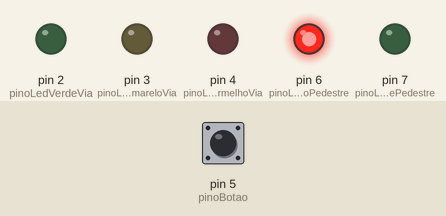
Bench run of a sketch on a simulated Arduino Uno, built with avr-gcc and run on an emulated ATmega328P. Shown: output pins drawn as LEDs (lit = HIGH). The test bench sets the inputs (shaded band); at power-on: pin 5 (pinoBotao) LOW.

Above: at 1.2 s.
1.3 s: pin 5 (pinoBotao) pulled HIGH for 0.15 s
At 5.5 s:
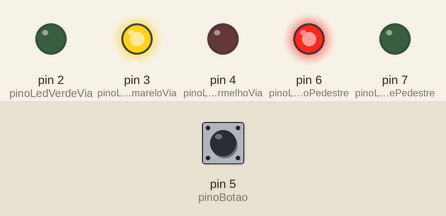
At 7.8 s:
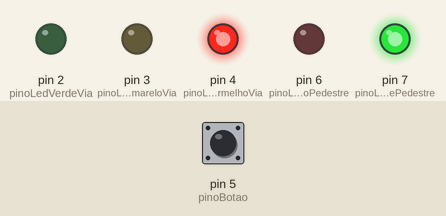
Timing chart, 0 to 23.9 s (numbered marks = the images above; inputs shaded):
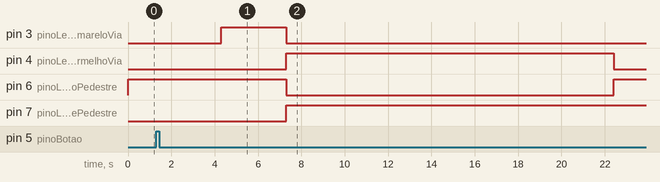

The sketch:

semaforo_de_1_via_com_parada.ino
```cpp
/*
 * Este código executa a automação de um semáforo com 3 LEDs, para a via principal, 2 LEDs para a via do pedestre, e 1 botão.
 * Inicia com o LED verde da via principal e o LED vermelho da via dos pedestres acesos e os outros apagados.
 * O sistema monitora o sinal do pino do botão. Quando o botão for apertado, o sinal altera para HIGH e o sistema detecta.
 * O sistema conta 3 segundos e apaga o LED verde da via principal e acende o LED amarelo da via principal.
 * O sistema conta 3 segundos e apaga o LED amarelo e acende o LED vermelho da via principal, apaga o LED vermelho e acende o LED verde da via de pedestre.
 * O sistema conta 15 segundos e o sistema se repete continuamente através da função loop.
*/

//Definição das variáveis globais
//Pinos do semáforo da via principal
//Pino do LED vermelho
int pinoLedVermelhoVia = 4;
//Pino do LED amarelo
int pinoLedAmareloVia = 3;
//Pino do LED verde
int pinoLedVerdeVia = 2;

//Pinos do semáforo da via de pedestres
//Pino do LED vermelho
int pinoLedVermelhoPedestre = 6;
//Pino do LED verde
int pinoLedVerdePedestre = 7;

//Pino do botão
int pinoBotao = 5;

//Função principal do código. Nela, os pinos são configurados.
void setup()
{
  //A função pinMode atribui o pino do LED vermelho como saída
  pinMode(pinoLedVermelhoVia, OUTPUT);
  //A função pinMode atribui o pino do LED amarelo como saída
  pinMode(pinoLedAmareloVia, OUTPUT);
  //A função pinMode atribui o pino do LED verde como saída
  pinMode(pinoLedVerdeVia, OUTPUT);

  //A função pinMode atribui o pino do LED vermelho como saída
  pinMode(pinoLedVermelhoPedestre, OUTPUT);
  //A função pinMode atribui o pino do LED verde como saída
  pinMode(pinoLedVerdePedestre, OUTPUT);

  //A função pinMode atribui o pino do botão como entrada
  pinMode(pinoBotao, INPUT);
}

    //Função que o sistema repete enquanto o Arduino estiver ligado. Inicia-se após a função setup
void loop()
{
  //Função que acenderá o LED verde da via
  digitalWrite(pinoLedVerdeVia, HIGH);
  //Função que manterá apagado o LED amarelo da via
  digitalWrite(pinoLedAmareloVia, LOW);
  //Função que manterá apagado o LED vermelho da via
  digitalWrite(pinoLedVermelhoVia, LOW);

  //Função que acenderá o LED vermelho do pedestre
  digitalWrite(pinoLedVermelhoPedestre, HIGH);
  //Função que manterá apagado o LED verde do pedestre
  digitalWrite(pinoLedVerdeVia, LOW);

  /*
   * Quando for pressionado, a tensão será 5V e retornará nivel HIGH na leitura e mudará o sinal do semáforo.
   * Quando não for pressionado o botão, a tensão será 0V e retornará nivel LOW, não mudando o sinal do semáforo
   */
  //Condicional que verá se o botão foi pressionado através da função digitalRead que lerá a tensão no pino do botão.
  if (digitalRead(pinoBotao) == HIGH) {
    //Faz contagem do tempo para troca de sinal do semáforo entre verde e amarelo
    delay(3000);
        //Função que apagará o pino do LED verde da via
        digitalWrite(pinoLedVerdeVia, LOW);

        //Função que acenderá o pino do LED amarelo da via
        digitalWrite(pinoLedAmareloVia, HIGH);

        //Faz contagem do tempo dedicada para troca de sinal do semáforo entre amarelo e vermelho
        delay(3000);

        //Função que apagará o pino do LED amarelo da via
        digitalWrite(pinoLedAmareloVia, LOW);

        //Função que acenderá o pino do LED vermelho da via
        digitalWrite(pinoLedVermelhoVia, HIGH);

        //Função que apagará o LED vermelho do pedestre
        digitalWrite(pinoLedVermelhoPedestre, LOW);
        //Função que acenderá o LED verde do pedestre
        digitalWrite(pinoLedVerdePedestre, HIGH);

        // Faz contagem do tempo dedicada para retornar a repetição do loop e trocar de sinal do semáforo da via entre verde e vermelho.
        delay(15000);
      }

      //Função que faz o sistema contar o tempo de forma dedicada em 100ms para melhor desempenho do protótipo evitando o efeito boucing
      delay(100);
    }
```

Measured:
- after the input at 1.3 s, pin 3 (pinoLedAmareloVia): LOW → HIGH after 3.0 s, → LOW 3.0 s later; pin 4 (pinoLedVermelhoVia): LOW → HIGH after 6.0 s, → LOW 15.1 s later; pin 6 (pinoLedVermelhoPedestre): HIGH → LOW after 6.0 s, → HIGH 15.1 s later; pin 7 (pinoLedVerdePedestre): LOW → HIGH after 6.0 s
